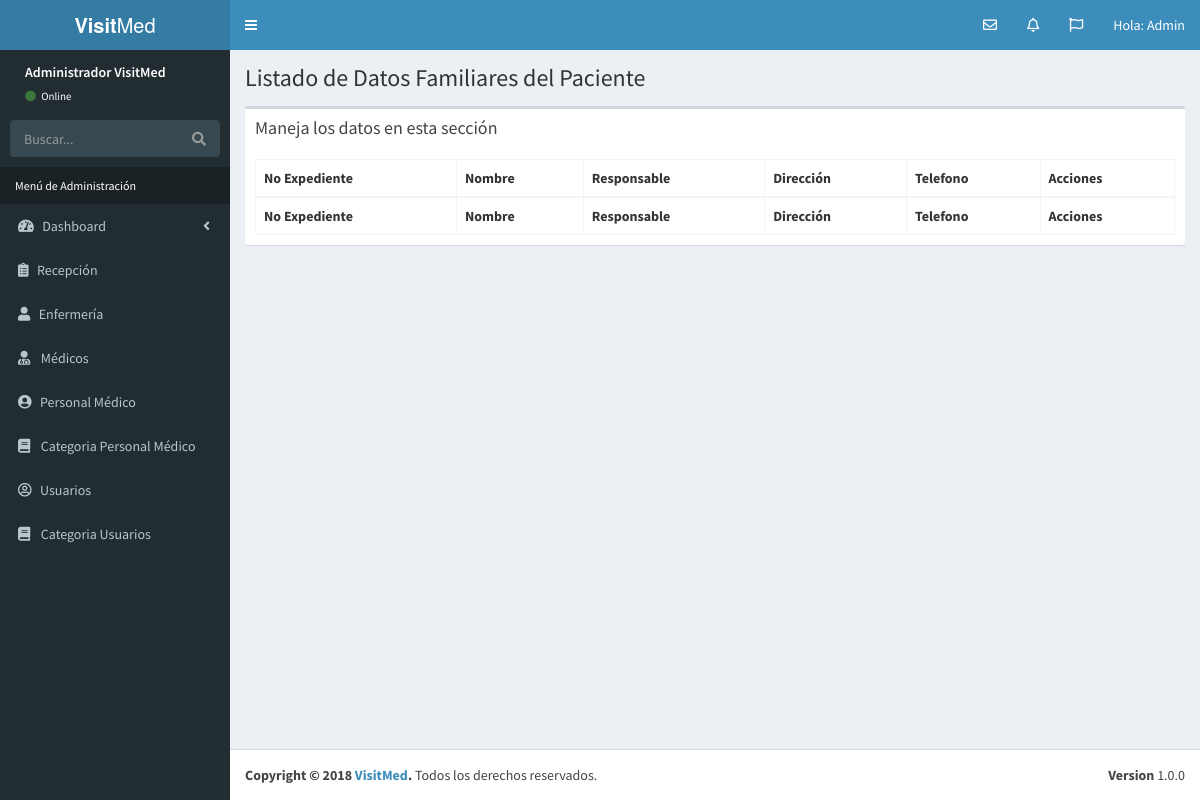
The app's page /lista_ficha_familia.php (signed in), older data.
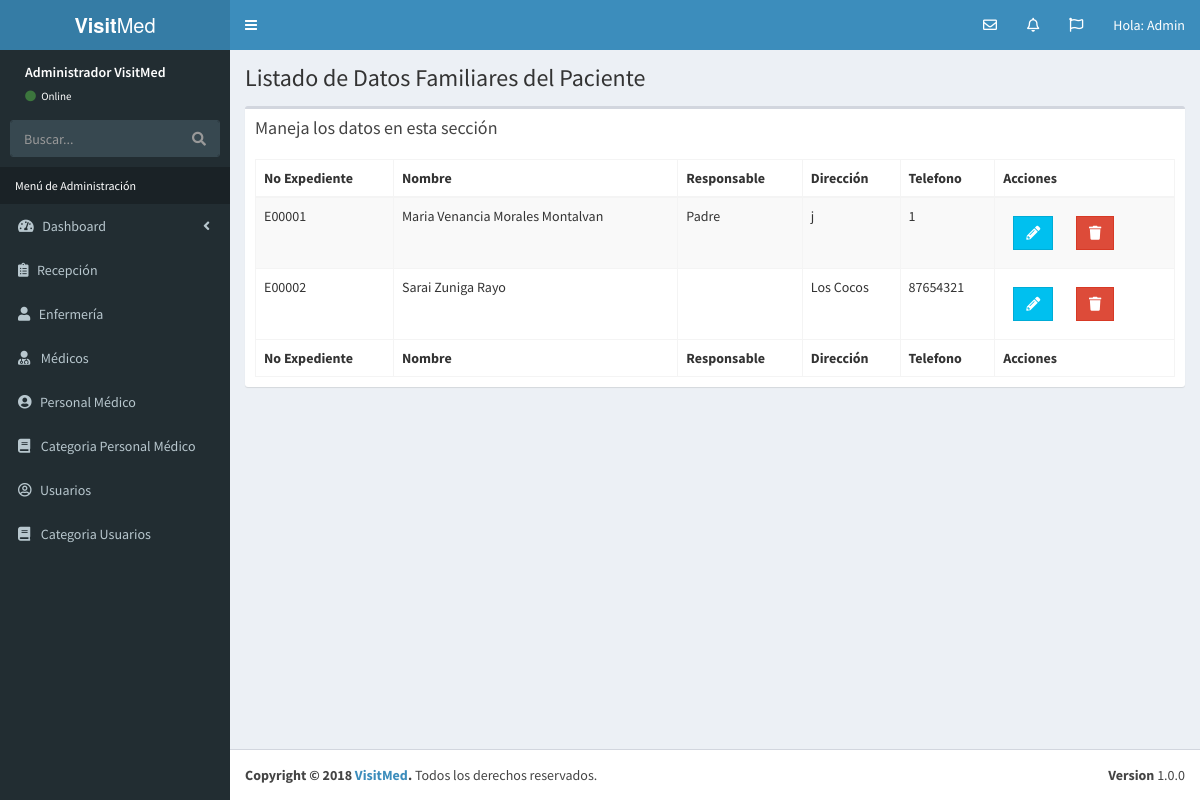
The same page, newer data.
### tables this page shows
CREATE TABLE `datos_familia_paciente` (
  `id_familia_paciente` int(10) NOT NULL,
  `numero_paciente_fam` int(10) NOT NULL,
  `nombre_padre` varchar(120) NOT NULL,
  `nombre_madre` varchar(120) NOT NULL,
  `nombre_conyugue` varchar(120) NOT NULL,
  `responsable_paciente` varchar(120) NOT NULL,
  `direccion_responsable` text NOT NULL,
  `telefono_responsable` int(20) NOT NULL,
  `editado` datetime NOT NULL
);

CREATE TABLE `datos_paciente` (
  `id_paciente` int(10) NOT NULL,
  `numero_expediente` varchar(60) NOT NULL,
  `primer_apellido_paciente` varchar(60) NOT NULL,
  `segundo_apellido_paciente` varchar(60) NOT NULL,
  `nombre_paciente` varchar(120) NOT NULL,
  `sexo_paciente` varchar(60) NOT NULL,
  `fecha_nacimiento_paciente` date NOT NULL,
  `edad_paciente` int(10) NOT NULL,
  `unidad_tiempo` tinyint(10) NOT NULL,
  `estado_civil` tinyint(10) NOT NULL,
  `documento_legal_identidad` varchar(60) NOT NULL,
  `numero_documento` varchar(60) NOT NULL,
  `ocupacion_paciente` varchar(60) NOT NULL,
  `direccion_paciente` text NOT NULL,
  `telefono_paciente` int(20) NOT NULL,
  `editado` datetime NOT NULL
);

### lista_ficha_familia.php (the view, shortened to what this page needs)
<?php
      include_once 'funciones/funciones.php';
      include_once 'templates/header.php';
      include_once 'templates/barra.php';
      include_once 'templates/navegacion.php';
?>
  <div class="content-wrapper">
    <section class="content-header">
          <h1>
            Listado de Datos Familiares del Paciente
          </h1>
    </section>
   <section class="content">
      <div class="row">
        <div class="col-xs-12">
          <div class="box">
            <div class="box-header">
              <h3 class="box-title">Maneja los datos en esta sección</h3>
            </div>
            <div class="box-body">
              <table id="registros" class="table table-bordered table-striped">
                <thead>
                <tr>
                  <th>No Expediente</th>
                  <th>Nombre</th>
                  <th>Responsable</th>
                  <th>Dirección</th>
                  <th>Telefono</th>
                  <th>Acciones</th>
                </tr>
                </thead>
                <tbody>
                    <?php
                     try {
                        $sql = "SELECT numero_expediente, primer_apellido_paciente, segundo_apellido_paciente, nombre_paciente, responsable_paciente, direccion_responsable, telefono_responsable, id_familia_paciente  ";
                        $sql .= " FROM datos_familia_paciente ";
                        $sql .= " INNER JOIN datos_paciente ";
                        $sql .= " ON datos_familia_paciente.numero_paciente_fam=datos_paciente.id_paciente ";
                        $sql .= " ORDER BY numero_expediente";
                        $resultado = $conn->query($sql);
                     } catch (Exception $e) {
                        $error = $e->getMessage();
                        echo $error;
                     }
                     while($ficha_familia = $resultado->fetch_assoc() ) { ?>
                          <tr>
                              <td><?php echo $ficha_familia['numero_expediente']; ?></td>
                              <td><?php echo $ficha_familia['nombre_paciente'] . " " . $ficha_familia['primer_apellido_paciente'] . " " . $ficha_familia['segundo_apellido_paciente']; ?></td>
                              <td><?php echo $ficha_familia['responsable_paciente']; ?></td>
                              <td><?php echo $ficha_familia['direccion_responsable'];  ?></td>
                              <td><?php echo $ficha_familia['telefono_responsable']; ?></td>
                              <td>
                                <a href="editar_ficha_familia.php?id=<?php echo $ficha_familia['id_familia_paciente']; ?>" class="btn btn-info btn-flat margin ">
                                    <i class="fas fa-pencil-alt"></i>
                                </a>
                                <a href="#" data-id="<?php echo $ficha_familia['id_familia_paciente']; ?>" data-tipo="ficha_familia" class="btn btn-danger btn-flat margin borrar_registro">
                                    <i class="fa fa-trash"></i>
                                </a>
                              </td>
                          </tr>
                     <?php } ?>
                </tbody>
                <tfoot>
                <tr>
                  <th>No Expediente</th>
                  <th>Nombre</th>
                  <th>Responsable</th>
                  <th>Dirección</th>
                  <th>Telefono</th>
                  <th>Acciones</th>
                </tr>
                </tfoot>
              </table>
            </div>
          </div>
        </div>
      </div>
    </section>
  </div>
  <?php
        include_once 'templates/footer.php';
  ?>

### templates/header.php (shortened to what this page needs)
<!DOCTYPE html>
<html>
<head>
  <link rel="stylesheet" href="css/bootstrap.min.css">
  <link rel="stylesheet" href="css/select2.min.css">
  <link rel="stylesheet" href="css/font-awesome.min.css">
  <link rel="stylesheet" href="css/ionicons.min.css">
  <link rel="stylesheet" href="css/dataTables.bootstrap.min.css">
  <link rel="stylesheet" href="css/bootstrap-datepicker.min.css">
  <link rel="stylesheet" href="css/AdminLTE.min.css">
  <link rel="stylesheet" href="css/skins/_all-skins.min.css">
  <link rel="stylesheet" href="css/sweetalert2.all.min.css">
  <link rel="stylesheet" href="css/admin.css">
  <link rel="stylesheet" href="https://use.fontawesome.com/releases/v5.4.2/css/all.css">
</head>

### templates/barra.php (shortened to what this page needs)
<body class="hold-transition skin-blue sidebar-mini">
<div class="wrapper">
  <header class="main-header">
    <a href="#" class="logo">
      <span class="logo-lg"><b>Visit</b>Med</span>
    </a>
    <nav class="navbar navbar-static-top">
      <a href="#" class="sidebar-toggle" data-toggle="push-menu" role="button">
      </a>
      <div class="navbar-custom-menu">
        <ul class="nav navbar-nav">
                            <li class="dropdown messages-menu">
                              <a href="#" class="dropdown-toggle" data-toggle="dropdown">
                                <i class="far fa-envelope"></i>
                              </a>
                            </li>
                            <li class="dropdown notifications-menu">
                              <a href="#" class="dropdown-toggle" data-toggle="dropdown">
                                <i class="far fa-bell"></i>
                              </a>
                            </li>
                            <li class="dropdown tasks-menu">
                              <a href="#" class="dropdown-toggle" data-toggle="dropdown">
                                <i class="far fa-flag"></i>
                              </a>
                            </li>
          <li class="dropdown user user-menu">
            <a href="#" class="dropdown-toggle" data-toggle="dropdown">
              <span class="hidden-xs">Hola: Admin</span>
            </a>
          </li>
        </ul>
      </div>
    </nav>
  </header>

### templates/navegacion.php (shortened to what this page needs)
<aside class="main-sidebar">
  <section class="sidebar">
    <div class="user-panel">
      <div class="info">
        <p>Administrador VisitMed</p>
        <a href="#"><i class="fa fa-circle text-success"></i> Online</a>
      </div>
    </div>
    <form action="#" method="get" class="sidebar-form">
      <div class="input-group">
        <input type="text" name="q" class="form-control" placeholder="Buscar...">
        <span class="input-group-btn">
              <button type="submit" name="search" id="search-btn" class="btn btn-flat"><i class="fa fa-search"></i>
              </button>
            </span>
      </div>
    </form>
    <ul class="sidebar-menu" data-widget="tree">
      <li class="header">Menú de Administración</li>
      <li class="treeview">
        <a href="#">
          <i class="fas fa-tachometer-alt"></i>&nbsp;&nbsp; <span>Dashboard</span>
          <span class="pull-right-container">
            <i class="fa fa-angle-left pull-right"></i>
          </span>
        </a>
      </li>
      <li class="treeview">
        <a href="#">
        <i class="fas fa-clipboard-list" aria-hidden="true"></i>&nbsp;&nbsp;
          <span>Recepción</span>
        </a>
      </li>
      <li class="treeview">
        <a href="#">
          <i class="fas fa-user" aria-hidden="true"></i>&nbsp;&nbsp;
          <span>Enfermería</span>
        </a>
      </li>
      <li class="treeview">
        <a href="#">
        <i class="fa fa-user-md" aria-hidden="true"></i>
          <span>Médicos</span>
        </a>
      </li>
      <li class="treeview">
        <a href="#">
          <i class="fas fa-user-circle"></i>&nbsp;&nbsp;
          <span>Personal Médico</span>
        </a>
      </li>
      <li class="treeview">
        <a href="#">
          <i class="fa fa-book"></i>
          <span>Categoria Personal Médico</span>
        </a>
      </li>
      <li class="treeview">
        <a href="#">
          <i class="far fa-user-circle"></i>&nbsp;&nbsp;
          <span>Usuarios</span>
        </a>
      </li>
      <li class="treeview">
        <a href="#">
          <i class="fa fa-book"></i>
          <span>Categoria Usuarios</span>
        </a>
      </li>
    </ul>
  </section>
</aside>

### templates/footer.php (shortened to what this page needs)
  <footer class="main-footer">
    <div class="pull-right hidden-xs">
      <b>Version</b> 1.0.0
    </div>
    <strong>Copyright &copy; 2018 <a href="#">VisitMed</a>.</strong> Todos los derechos reservados.
  </footer>
  </div>
</body>
</html>

### css/admin.css (style rules this page uses)
.user-panel { height: 60px; }
.user-panel>.info { position: relative; left: auto; }
.skin-blue .sidebar-menu>li.header { color: white; }

Row changes from the older to the newer data that the page shows:
added datos_familia_paciente: numero_paciente_fam.numero_expediente "E00001", numero_paciente_fam.nombre_paciente "Maria Venancia", numero_paciente_fam.primer_apellido_paciente "Morales", numero_paciente_fam.segundo_apellido_paciente "Montalvan", responsable_paciente "Padre", direccion_responsable "j", telefono_responsable "1"
added datos_familia_paciente: numero_paciente_fam.numero_expediente "E00002", numero_paciente_fam.nombre_paciente "Sarai", numero_paciente_fam.primer_apellido_paciente "Zuniga", numero_paciente_fam.segundo_apellido_paciente "Rayo", direccion_responsable "Los Cocos", telefono_responsable "87654321"
